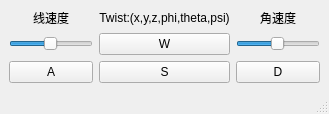
<?xml version="1.0" encoding="UTF-8"?>
<ui version="4.0">
 <class>MainWindow</class>
 <widget class="QMainWindow" name="MainWindow">
  <property name="windowTitle">
   <string>TeleOp</string>
  </property>
  <widget class="QWidget" name="centralwidget">
   <layout class="QGridLayout" name="gridLayout">
    <item row="0" column="0">
     <widget class="QLabel" name="label_2">
      <property name="text">
       <string>线速度</string>
      </property>
      <property name="alignment">
       <set>Qt::AlignCenter</set>
      </property>
     </widget>
    </item>
    <item row="0" column="1">
     <widget class="QLabel" name="label">
      <property name="text">
       <string>Twist:(x,y,z,phi,theta,psi)</string>
      </property>
      <property name="alignment">
       <set>Qt::AlignCenter</set>
      </property>
     </widget>
    </item>
    <item row="0" column="2">
     <widget class="QLabel" name="label_3">
      <property name="text">
       <string>角速度</string>
      </property>
      <property name="alignment">
       <set>Qt::AlignCenter</set>
      </property>
     </widget>
    </item>
    <item row="1" column="0">
     <widget class="QSlider" name="horizontalSlider">
      <property name="minimum">
       <number>1</number>
      </property>
      <property name="maximum">
       <number>100</number>
      </property>
      <property name="sliderPosition">
       <number>50</number>
      </property>
      <property name="orientation">
       <enum>Qt::Horizontal</enum>
      </property>
     </widget>
    </item>
    <item row="1" column="1">
     <widget class="QPushButton" name="pushButton">
      <property name="text">
       <string>W</string>
      </property>
      <property name="shortcut">
       <string>W</string>
      </property>
     </widget>
    </item>
    <item row="1" column="2">
     <widget class="QSlider" name="horizontalSlider_2">
      <property name="minimum">
       <number>1</number>
      </property>
      <property name="maximum">
       <number>100</number>
      </property>
      <property name="sliderPosition">
       <number>50</number>
      </property>
      <property name="orientation">
       <enum>Qt::Horizontal</enum>
      </property>
     </widget>
    </item>
    <item row="2" column="0">
     <widget class="QPushButton" name="pushButton_3">
      <property name="text">
       <string>A</string>
      </property>
      <property name="shortcut">
       <string>A</string>
      </property>
     </widget>
    </item>
    <item row="2" column="1">
     <widget class="QPushButton" name="pushButton_2">
      <property name="text">
       <string>S</string>
      </property>
      <property name="shortcut">
       <string>S</string>
      </property>
     </widget>
    </item>
    <item row="2" column="2">
     <widget class="QPushButton" name="pushButton_4">
      <property name="text">
       <string>D</string>
      </property>
      <property name="shortcut">
       <string>D</string>
      </property>
     </widget>
    </item>
   </layout>
  </widget>
  <widget class="QMenuBar" name="menubar"/>
  <widget class="QStatusBar" name="statusbar"/>
 </widget>
 <resources/>
 <connections>
  <connection>
   <sender>horizontalSlider</sender>
   <signal>valueChanged(int)</signal>
   <receiver>label_2</receiver>
   <slot>setNum(int)</slot>
   <hints>
    <hint type="sourcelabel">
     <x>50</x>
     <y>76</y>
    </hint>
    <hint type="destinationlabel">
     <x>50</x>
     <y>48</y>
    </hint>
   </hints>
  </connection>
  <connection>
   <sender>horizontalSlider_2</sender>
   <signal>valueChanged(int)</signal>
   <receiver>label_3</receiver>
   <slot>setNum(int)</slot>
   <hints>
    <hint type="sourcelabel">
     <x>89</x>
     <y>171</y>
    </hint>
    <hint type="destinationlabel">
     <x>226</x>
     <y>48</y>
    </hint>
   </hints>
  </connection>
 </connections>
</ui>
